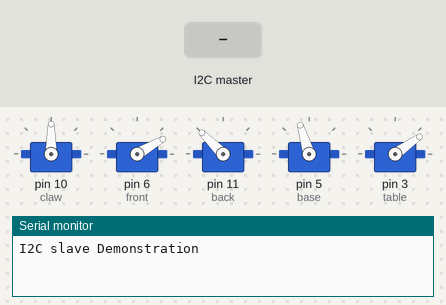
Simulated run of this sketch. Board: Arduino Uno, built with avr-gcc and run on an emulated ATmega328P. Parts: 5 × servo, the last lines printed to the serial monitor. The test bench sets the inputs (shaded band).

Above: at 1.2 s.
1.3 s: the I2C master sends the byte 1
At 3.6 s:
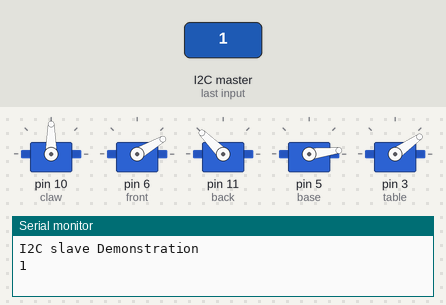
At 14.3 s:
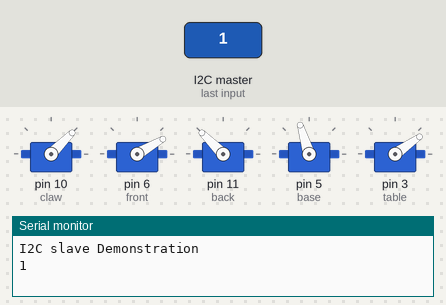
Timing chart, 0 to 17.6 s (numbered marks = the images above; inputs shaded):
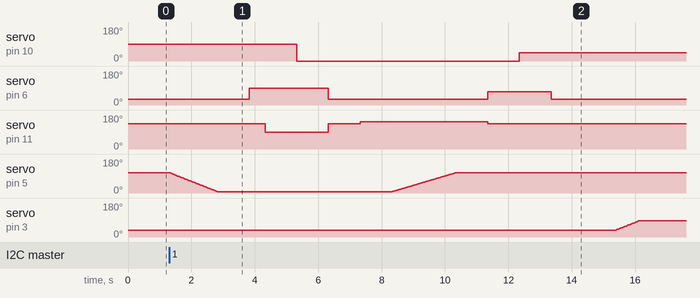

The sketch:

project2_accepter.ino
```cpp
#include <Wire.h>
#include <Servo.h>

Servo claw;  // 创建舵机对象
Servo front;
Servo base;
Servo back;
Servo table;
#define SLAVE_ADDR 9
int LED = 13;
int rd;
void setup() {
  Wire.begin(SLAVE_ADDR);
  Wire.onReceive(receiveEvent);
  claw.attach(10);  //claw
  front.attach(6);  //front
  back.attach(11);
  base.attach(5);
  table.attach(3);
  Serial.begin(9600);
  Serial.println("I2C slave Demonstration");
  table.write(35);
  front.write(30);
  back.write(135);
  claw.write(90);
  base.write(107);
}

void act_init(){
  //table.write(35);
  front.write(70);
  back.write(135);
  base.write(107);
  delay(1000);
  claw.write(45);
  delay(1000);
}
void base_pick(){
  for(int i=107;i>=7;i--){
    base.write(i);
    delay(15);
  }
  delay(1000);
}
void base_drop(){
  for(int j=7;j<=107;j++){
    base.write(j);
    delay(20);
  }
  delay(1000);
}
void action(){
  base_pick();
  front.write(90);
  delay(500);
  back.write(90);

  delay(1000);
  claw.write(0);
  delay(1000);
  front.write(30); //抬升
  back.write(135);
  delay(1000);
  back.write(145);
  delay(1000);
  base_drop();
  act_init();
  front.write(30);
  back.write(135);
  delay(2000);
  int deg=table.read();
  for(int i=deg;i<=deg+50;i++){
    table.write(i);
    delay(15);
  }
}
void receiveEvent(){
  //int c=0;
  rd=Wire.read();
  Serial.println(rd);
}
void loop() {
  if(rd==1){
    action();
    rd=0;
  }
}
```

Measured:
- after the input at 1.3 s, servo on pin 10 (claw): 90° → 0° after 4.0 s, → 45° 7.0 s later; servo on pin 6 (front): 30° → 90° after 2.5 s, → 30° 2.5 s later, → 70° 5.0 s later, → 30° 2.0 s later
